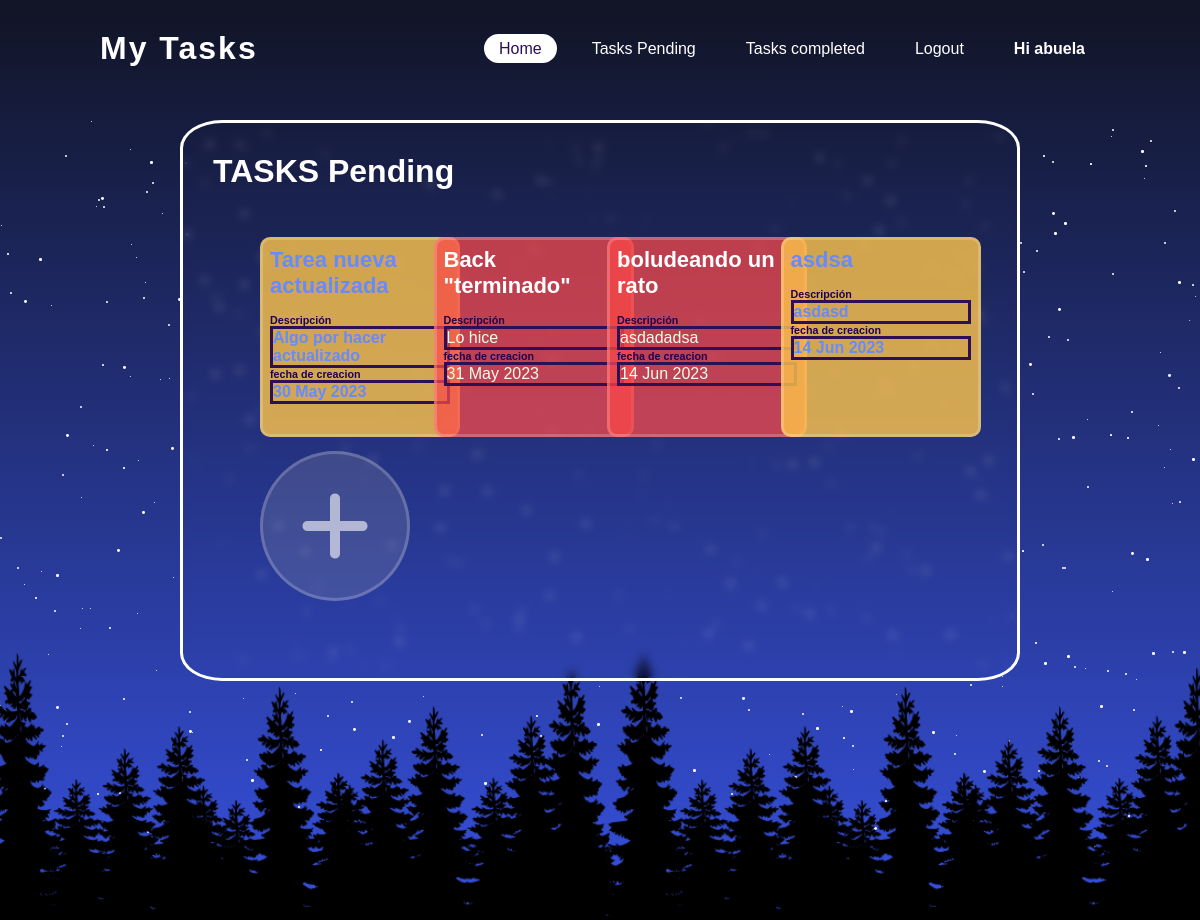
Page /tasks/ (signed in) on the committed database.
### major/models.py (models this page shows, shortened)
class Task(models.Model):
    title = models.CharField(max_length=100)
    description = models.TextField(blank=True)
    created = models.DateTimeField(auto_now_add=True)
    datecompleted = models.DateTimeField(null=True, blank=True)
    important = models.BooleanField(default=False)
    user = models.ForeignKey(User, on_delete=models.CASCADE)

### major/views.py (the view)
# urls.py: path('tasks/', views.tasks, name='tasks'),
@login_required
def tasks(request):
    body_class='tasks'
    nameuser= request.user
    tasks = Task.objects.filter(user=request.user,datecompleted__isnull=True)
    status='Pending'
    return render(request,'tasks.html',{'tasks':tasks,'status':status,'nameuser':nameuser,'body_class':body_class})

### major/templates/tasks.html (shortened to what this page needs)
{% extends 'base.html' %}
{% block content %}
<div class="scene">
    <img src="../../static/img/tasks/forest.png" class="forest">
</div>
<div class="content">
    <div class="tasks">
        <h2 class="title">TASKS {{status}}</h2>
        <ul class="container_tasks">
            {% for task in tasks %}
            {% if task.important %}
            <li class="taskimportant">
                <a href="{% url 'task_detail' task.id %}">
                    <h3>{{task.title}}</h3>
                    <h6>Descripción</h6>
                    <p>{{task.description}}</p>
                    <h6>fecha de creacion</h6>
                    <p>{{task.created|date:'j M Y'}}</p>
                </a>
            </li>
            {% else %}
            <li class="tasknotimportant">
                <a href="{% url 'task_detail' task.id %}">
                    <h3>{{task.title}}</h3>
                    <h6>Descripción</h6>
                    <p>{{task.description}}</p>
                    <h6>fecha de creacion</h6>
                    <p>{{task.created|date:'j M Y'}}</p>
                </a>
            </li>
            {% endif %}
            {% endfor %}
            {% if status == 'Pending' %}
            <a href="{% url 'create_task' %}" id="create_bottom">
                <i class="fa-solid fa-plus"></i>
            </a>
            {% endif %}
        </ul>
    </div>
</div>
{% endblock %}

### major/templates/base.html (shortened to what this page needs)
<!DOCTYPE html>
<html lang="en">
<head>
    {% if body_class == 'home' %}
    <link rel="stylesheet" href="../../static/css/Base.css">
    {% elif body_class == 'signin' %}
    <link rel="stylesheet" href="../../static/css/signin.css">
    {% elif body_class == 'signup' %}
    <link rel="stylesheet" href="../../static/css/signup.css">
    {% elif body_class == 'tasks' %}
    <link rel="stylesheet" href="../../static/css/Tasks.css">
    {% elif body_class == 'tasks_completed' %}
    <link rel="stylesheet" href="../../static/css/Tasks_completed.css">
    {% elif body_class == 'tasks_create' %}
    <link rel="stylesheet" href="../../static/css/create_tasks.css">
    {% elif body_class == 'task_detail' %}
    <link rel="stylesheet" href="../../static/css/task_detail.css">
    {% endif %}
</head>
<body>
    <header>
        <a href="" class="logo">My Tasks</a>
        <ul class="container_list_header">
            <li><a href="/" class="active">Home</a></li>
            {% if user.is_authenticated %}
            <li><a href="{% url 'tasks' %}">Tasks Pending</a></li>
            <li><a href="{% url 'tasks_completed' %}">Tasks completed</a></li>
            <li><a href="/logout">Logout</a></li>
            <li><h4 id="h4user">Hi {{nameuser}} </h4></li>
            {% else %}
            <li><a href="/signup">Signup</a></li>
            <li><a href="/signin">Signin</a></li>
            {% endif %}
        </ul>
    </header>
    {% block content %}
    {% endblock %}
</body>
</html>

### static/css/Tasks.css (style rules this page uses)
* { margin: 0; padding: 0; box-sizing: border-box; font-family: sans-serif; }
body { min-height: 100vh; background: linear-gradient(#111425,#3751e0); }
header { position: absolute; top: 0; left: 0; width: 100%; padding: 30px 100px; display: flex; justify-content: space-between; align-items: center; z-index: 10000; }
header .logo { color: #fff; font-weight: 700; text-decoration: none; font-size: 2em; letter-spacing: 2px; }
header ul { display: flex; justify-content: center; align-items: center; }
header ul li { list-style: none; margin-left: 20px; }
header ul li a { text-decoration: none; padding: 6px 15px; color: #fff; border-radius: 20px; }
#h4user { text-decoration: none; padding: 6px 15px; color: #fff; border-radius: 20px; }
header ul li a:hover ,header ul li a.active, #h4user:hover { background: #fff; color: #2b1055; }
.content { display: flexbox; margin: 120px 180px ; margin-bottom: 0px; }
.scene { position: fixed; width: 100vw; height: 100vh; background-attachment: fixed; overflow: visible; }
.tasks { z-index: 10000; border-style: solid; border-radius: 5%; border-color: #fff; padding: 30px; backdrop-filter: blur(5px); max-width: 1000px; }
.tasks h2 { color: #fff; font-size: xx-large; }
.forest { position: absolute; bottom: 0; left: 0; width: 100%; z-index: 1000; transform: scale(1.1); }
.container_tasks { display: grid; grid-template-columns: 25% 25% 25% 25%; align-items: center; justify-content: center; max-width: 1000px; margin: 40px; }
.container_tasks li,.container_tasks #create_bottom { display: flex; flex-direction: row; align-items: center; justify-content: center; width: 200px; height: 200px; border-style: solid; border-radius: 5%; border-color: rgba(255, 255, 255, 0.2); padding: 7px ; margin: 7px; transition: transform 330ms ease-in-out; background: #fff; text-decoration: none; }
.container_tasks #create_bottom { border-radius: 50%; background: rgba(170, 170, 170, 0.2); width: 150px; height: 150px; }
.container_tasks li.taskimportant { background: rgba(251, 74, 74, 0.725); }
.container_tasks li.tasknotimportant { background: rgba(255, 198, 75, 0.8); }
.container_tasks li a { width: 100%; height: 100%; text-decoration: none; }
.container_tasks li a h3 { color: #fff; padding-bottom: 15px; font-size: 22px; font-weight: 700; }
.container_tasks li.tasknotimportant a h3 { color: #658bff; font-weight: 800; }
.container_tasks li.tasknotimportant p { color: #658bff; border-style: solid; border-color: #2b1055; font-weight: 700; }
.container_tasks li a p { color: #f3ffe9; border-style: solid; border-color: #2b1055; }
.container_tasks li a h6 { color: #200053; }
.container_tasks a#create_bottom i { font-size: 80px; border-radius: 50%; color: rgba(255, 255, 255, 0.6); }

### rows in the picture
Task: title "Tarea nueva actualizada", description "Algo por hacer actualizado", created "30 May 2023"
Task: title "Back \"terminado\"", description "Lo hice", created "31 May 2023"
Task: title "boludeando un rato", description "asdadadsa", created "14 Jun 2023"
Task: title "asdsa", description "asdasd", created "14 Jun 2023"

### other values in the picture
{{ nameuser }} "abuela"
{{ status }} "Pending"
